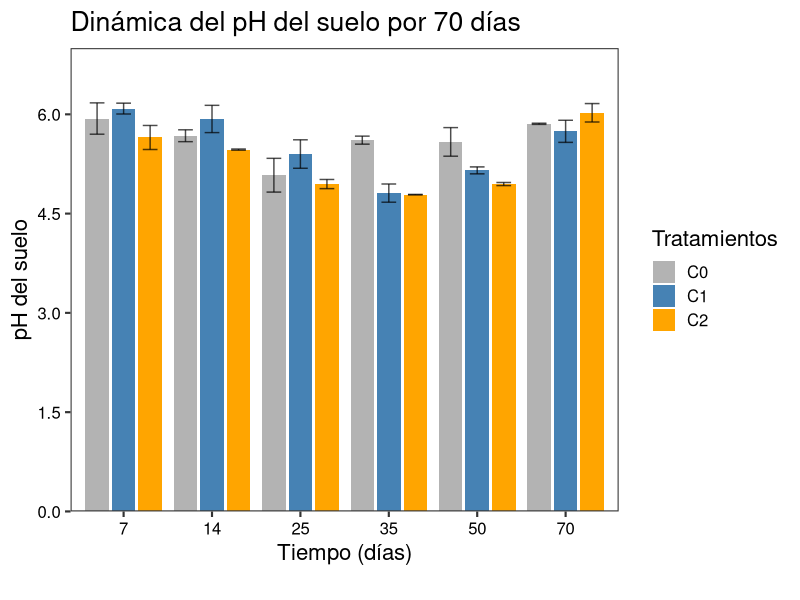
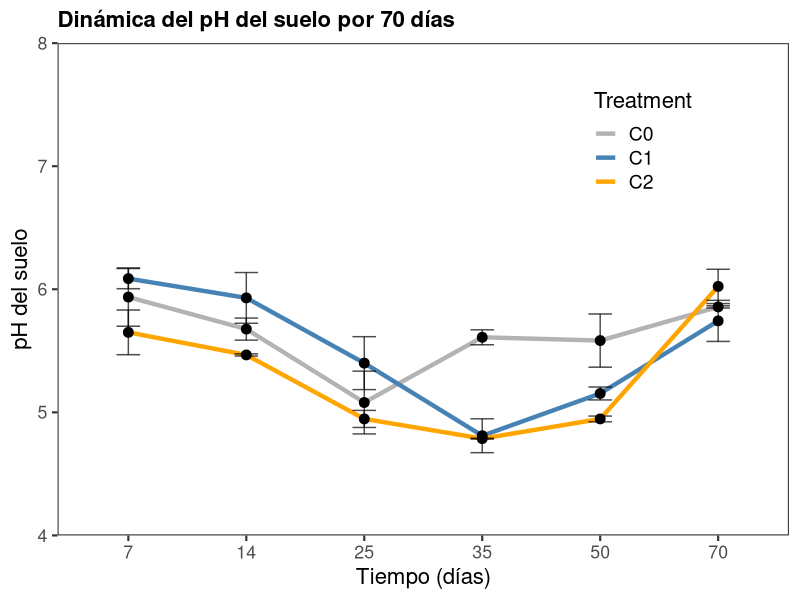
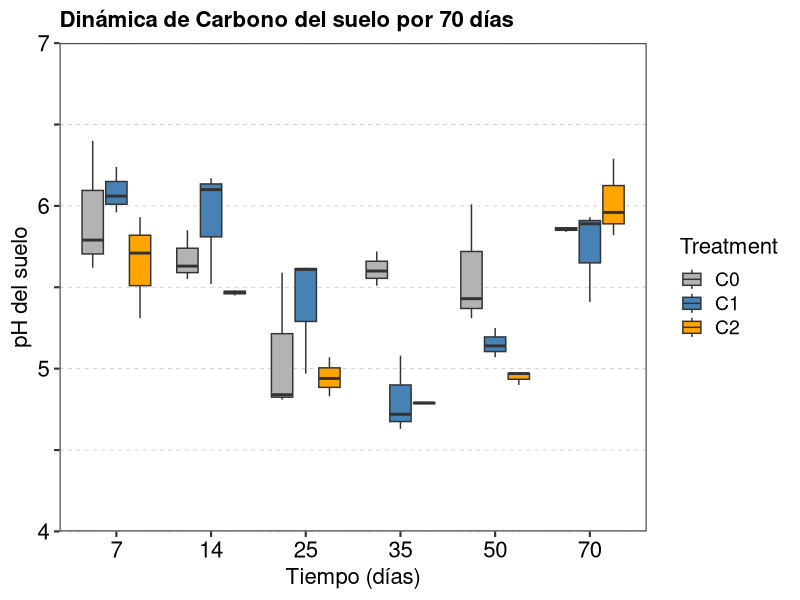

These figures' R source, in order: (Note: this script raises an error after producing the figures.)
## ----------------------------------------------------- ##
## Lecture 6: Sintaxis of ggplot2: Plotting with ggplot2 ##
## ----------------------------------------------------- ##

## Edition made by: Mario HG 01-07-2023 - 13:45 h.


set.seed(123999)
library(tidyverse)
library(ggplot2)
options(scipen = 10000, digits = 3)
	
	## 1. Loading the raw dataframe and summarizing it
	df <- read.csv('./data/fisicoquimicos_mimosa.csv', header = T)
	str(df)
	summary(df) # some NA's appears so I must be careful with this type of data
	head(df)
	
	## Visualizar "counts" de variables categóricas (o columnas con texto que agrupan datos)
	base::table(df$Treatment) # indicates 3 rows per level of "Treatment"
	base::table(df$Tratamiento) # indicates 18 rows per level of "Tratamiento"
	base::table(df$Day) # indicate 9 rows per level of "Day"
	
	## 2. Dando formato a mi tabla de datos para facilitar análisis: puliendo mi base de datos
	
	data_long <- df %>% 
		dplyr::select(-Treat_day, -CE, -CRA, -Nitrogen) %>% #voy a eliminar estas columnas porque no me interesan
		dplyr::rename(label = Treatment, Treatment = Tratamiento, Nitrogen = g.N.Kg.s, Carbono = COT) %>% # renombro columnas para facilidad de uso
		tidyr::pivot_longer(cols = -1:-3, names_to = "variable_medida", values_to = "values") %>% # convierto a long format para estadísticos
		# dplyr::mutate(variable_medida = stringr::str_replace_all(string = variable_medida, pattern = "COT", replacement = "Carbono")) %>% 
		dplyr::arrange(Day, variable_medida, Treatment); head(data_long)
		
	## 3. Determino los estadístics de mis datos: variables (factores) que agrupan mis valores son Day, Treatment ay medición (pH, N or Carbono)
	data <- data_long %>% 
		dplyr::group_by(Day, Treatment, variable_medida) %>% # agrupo datos para estadísticos
		dplyr::summarise(sample_size = n(), # cuántas réplicas tiene cada determinación
				 promedio = mean(values, na.rm = TRUE), # determinar promedio por día, tratamiento y variable
				 sd = sd(values), # desviación estándar por día, tratamiento y variable
				 se = sd(values)/sqrt(sample_size), # error estándar de la media por día, tratamiento y variable
				 .groups = "drop") %>% 
		dplyr::arrange(Day, variable_medida, Treatment); head(data) # ordernar columnas para mejorar visualización
		
	## 4. Barplot de cada variable medida:
	
	## 4.1. Ploting Soil pH
	data %>% 
		dplyr::filter(variable_medida == "pH") %>% 
		ggplot(mapping = aes(x = factor(Day), y = promedio, fill = Treatment)) + 
		theme_bw(base_size = 16) +
		labs (x = "Tiempo (días)\n", y = "pH del suelo\n", title = "Dinámica del pH del suelo por 70 días") +
		geom_bar(stat = "identity", width = 0.8, position = position_dodge(0.9)) +
		geom_errorbar(aes(ymin=promedio-se, ymax=promedio+se), colour="black", width = 0.5,
			      position = position_dodge(0.9), alpha = 0.7) + ## barras del error estándar agregadas
		scale_fill_manual(name = "Tratamientos", values = c("gray70", "steelblue", "orange")) +
		scale_y_continuous(name = "pH del suelo", limits = c(0,7), breaks = seq(0,7,1.5), expand = c(0,0)) +
		theme(panel.grid = element_blank(),
		      legend.text = element_text(size = 12, colour = "black"),
		      axis.text = element_text(size = 12, colour = "black"))
	
	## 2. Line plot
	data %>% 
		dplyr::filter(variable_medida == "pH") %>% 
		ggplot(mapping = aes(x = factor(Day), y = promedio, color = Treatment)) + 
		theme_bw(base_size = 16) +
		labs (x = "Tiempo (días)", y = "pH", title = "Dinámica del pH del suelo por 70 días") +
		geom_line(aes(group = Treatment), linewidth = 1.5) +
		geom_errorbar(aes(ymin=promedio-se, ymax=promedio+se), colour="black", width = 0.2, position = position_dodge(0.9), alpha = 0.7) +
		geom_point(mapping = aes(x = factor(Day), y = promedio, group = Treatment), color = "black", size = 3) +
		scale_color_manual(values = c("gray70", "steelblue", "orange")) +
		scale_y_continuous(name = "pH del suelo", limits = c(4,8), breaks = seq(4,8,1), expand = c(0,0)) +
		theme(panel.grid = element_blank(),
		      legend.text = element_text(size = 14, colour = "black"),
		      legend.position = c(0.8, 0.8),
		      plot.title = element_text(color = "black", size = 16, face = "bold"))
		

	## 3. Boxplot
	data_long %>% 
		dplyr::filter (variable_medida == "pH") %>%
		ggplot(aes(x=factor(Day),y=values, fill=Treatment)) +
		theme_bw(base_size = 16) +
		geom_boxplot(outlier.colour = "orange") +
		# geom_point(size = 2, position = "jitter", aes(x = factor(Day), y = values, color = Treatment)) +
		labs (x = "Tiempo (días)", y = "pH del suelo", 
		      title = "Dinámica de Carbono del suelo por 70 días") +
		scale_y_continuous(name = "pH del suelo", limits = c(4,7), breaks = seq(4,7,0.5), expand = c(0,0),
				   labels = c(4,"",5,"",6,"",7)) +
		scale_fill_manual(values = c("gray70", "steelblue", "orange")) +
		theme(panel.grid = element_blank(),
		      legend.text = element_text(size = 14, colour = "black"),
		      # legend.position = c(0.8, 0.8),
		      plot.title = element_text(color = "black", size = 16, face = "bold"),
		      axis.text = element_text(color = "black", size = 16),
		      panel.grid.major.y = element_line(linewidth = 0.3, color = "gray80", linetype = "dashed"))
	
		
	## Mergin plots:
	library(patchwork) # to save multiple plots into a single one
	grDevices::svg(filename = "pH_del_suelo.svg", width = 15, height = 5) # define where and size of figure to save
	allplots <- (barp + theme(legend.position = "none") + labs (title = element_blank())) | (lp + labs (y = element_blank())) | (bp + theme(legend.position = "none") + labs (y = element_blank(), title = element_blank())) ## all plots joined
	allplots + plot_annotation(tag_levels = 'a', tag_suffix = ")");  ## add label to each one: a), b) and c)
	dev.off() # print and save the plot into defined location on 99 line of code

	
	## terminamos.
	## ACTIVIDAD: podemos graficar Nitrógeno y CRA, sólo hay que editar el código e ir viendo que todo cuadre print.